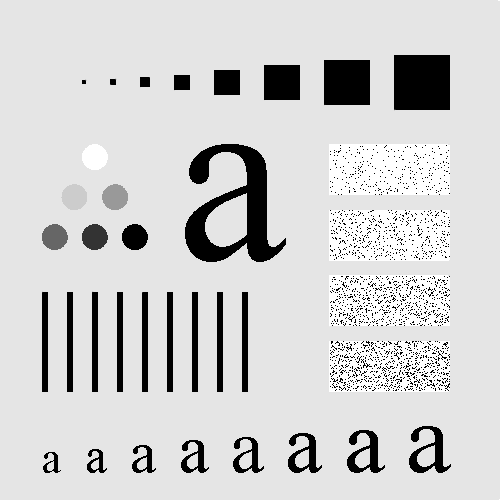
#> input picture 灰度变换与空间滤波/image/Fig0333(a)(test_pattern_blurring_orig).tif, 500 x 500 px
$ python filter_demo.py
#> lines starting #> are read from the running program, lines starting #| are printed output that depends on the picture
### 灰度变换与空间滤波/spatial_filter.py
import numpy as np

# [7 lines left out: function location_transform, not called in this run]

def matrix_extension(matrix:np.ndarray, raw:int, col:int):
    matrix_t = np.zeros((matrix.shape[0] + raw * 2, matrix.shape[0] + col * 2))
    matrix_t[raw:raw + matrix.shape[0], col:col + matrix.shape[1]] = matrix.copy()
    return matrix_t


def scan_image(img:np.ndarray, operator:np.ndarray):
    h, w = img.shape[0], img.shape[1]
    mid_v = int(operator.shape[0] / 2)
    mid_h = int(operator.shape[1] / 2)
    img_t = matrix_extension(img, mid_v, mid_h)
    img_r = np.zeros(img.shape)
    for i in range(h):
        for j in range(w):
            img_r[i, j] = np.sum(np.multiply(img_t[i:i+operator.shape[0], j:j+operator.shape[1]], operator))
            # for m in range(operator.shape[0]):
            #     for n in range(operator.shape[1]):
            #         img_r[i, j] += img_t[i + m, j + n] * operator[m, n]
    return img_r

def Gaussian_filter(img:np.ndarray, size:(int, int), K=1):
    sigma = size[0] / 6
    operator = np.zeros(size)
    core = np.floor(size[0] / 2)
    _ = np.array([[0, 0, 0],[0, 1.0, 0],[0, 0, 0]])
    print(sigma, core)
    for i in range(size[0]):
        for j in range(size[1]):
            r2 = np.power(i - core, 2) + np.power(j - core, 2)
            operator[i, j] = K * np.exp(-r2 / (2 * np.power(sigma, 2)))
    return scan_image(img, operator)

def Lapras_filter(img:np.ndarray):
    operator = np.array([[0, 1, 0],
                       [1, -4, 1],
                       [0, 1, 0]])
    return scan_image(img, operator)

### 灰度变换与空间滤波/filter_demo.py
import spatial_filter
import matplotlib.pyplot as plt
import cv2 as cv

img = cv.imread('./image/Fig0333(a)(test_pattern_blurring_orig).tif', cv.IMREAD_GRAYSCALE)
#> img is the input picture: shape (500, 500); min 0, max 255, mean 207.4
plt.imshow(img, cmap='gray')


#低通高斯滤波器
plt.figure()
img_gaussian_filtered = spatial_filter.Gaussian_filter(img, size=(21, 21))
#> in matrix_extension, `matrix_t[raw:raw + matrix.shape[0], col:col + matrix.shape[1]] = matri..`:
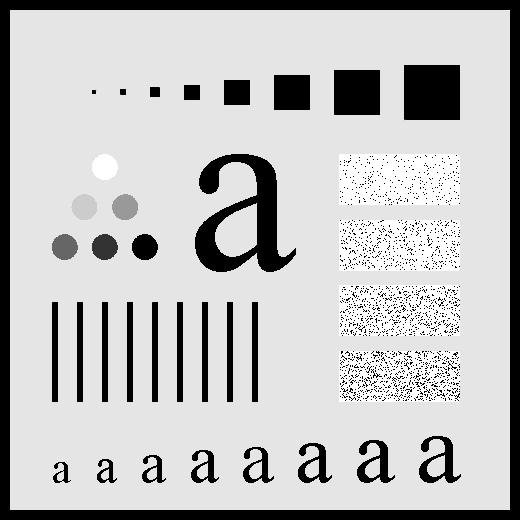
#> matrix_t: shape (520, 520) float64; min 0, max 255, mean 191.7
#> after the loop in scan_image, `for i in range(h):`:
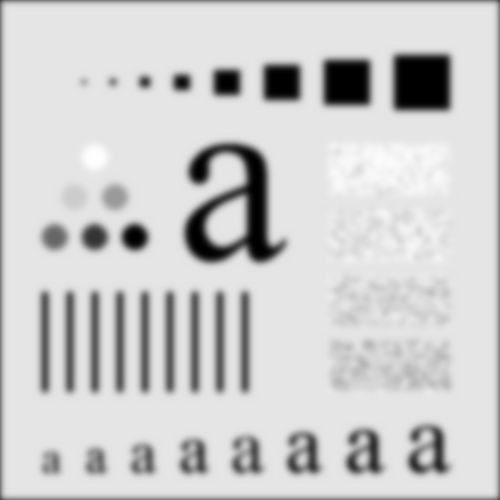
#> img_r: shape (500, 500) float64; min 0, max 19524.4, mean 15685; drawn with min black and max white
plt.imshow(img_gaussian_filtered, cmap='gray')

plt.show()

#锐化空间滤波器 拉普拉斯核
img = cv.imread('./image/Fig0338(a)(blurry_moon).tif', cv.IMREAD_GRAYSCALE)
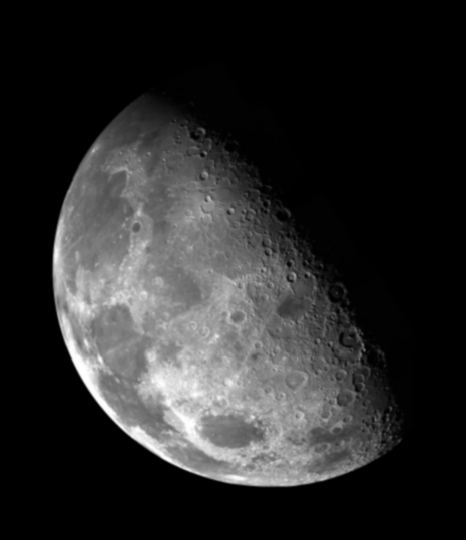
#> input picture 灰度变换与空间滤波/image/Fig0338(a)(blurry_moon).tif, 466 x 540 px
#> img is the input picture: shape (540, 466); min 0, max 254, mean 42.7
plt.imshow(img, cmap='gray')
img_lapras_filtered = spatial_filter.Lapras_filter(img)
#> call 2 of matrix_extension, with raw = 1, col = 1
#> in matrix_extension (call 2), `matrix_t[raw:raw + matrix.shape[0], col:col + matrix.shape[1]] = matri..`:
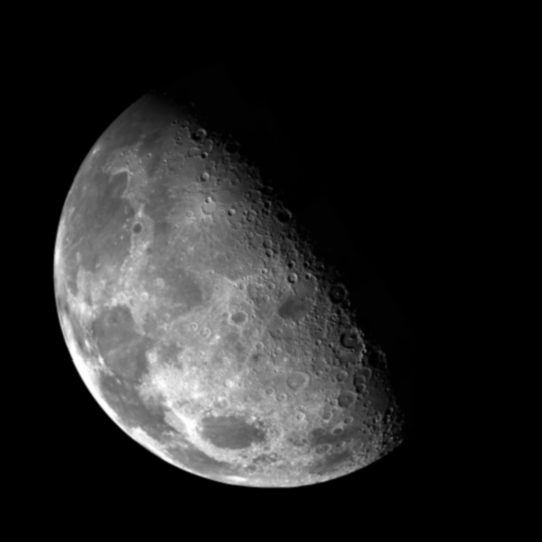
#> matrix_t: shape (542, 542) float64; min 0, max 254, mean 36.5
#> after the loop in scan_image (call 2), `for i in range(h):`:
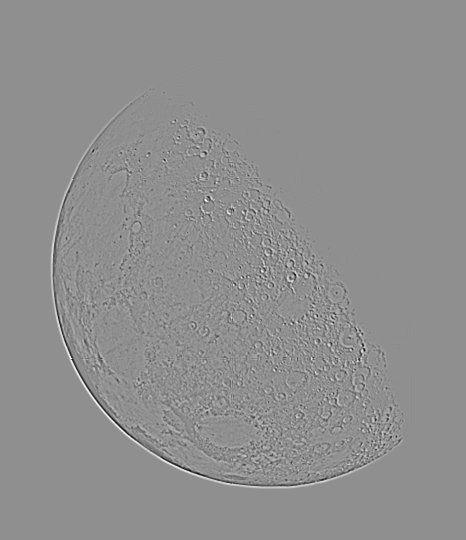
#> img_r: shape (540, 466) float64; min -106, max 83, mean 0; drawn with min black and max white

plt.figure()
plt.imshow(img_lapras_filtered, cmap='gray')
plt.figure()
plt.imshow(img - img_lapras_filtered, cmap='gray')
plt.show()
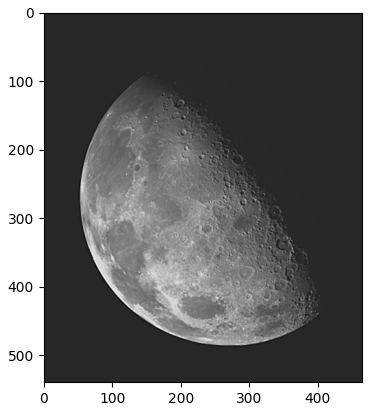
#> figure drawn by matplotlib, 1 panel
